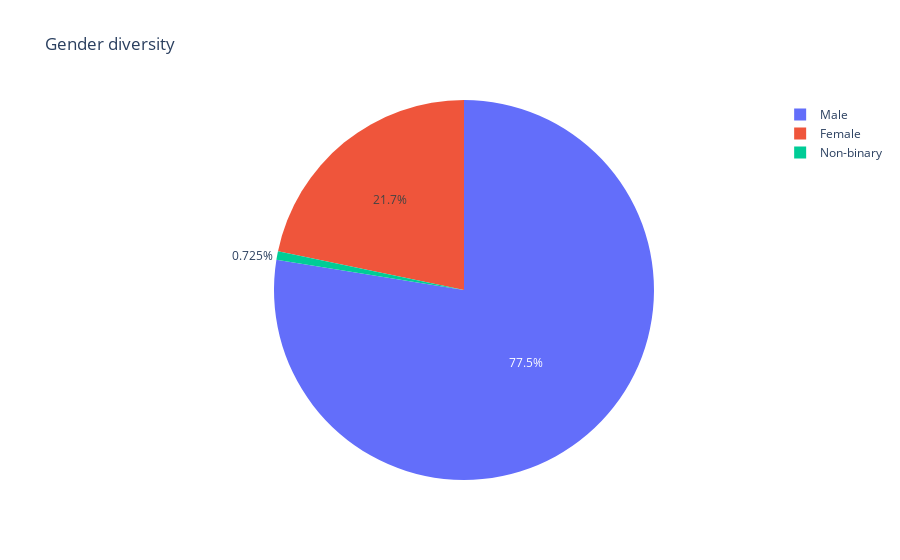

This figure's notebook cell:
### Code cell
df = px.data.tips()
fig = px.pie(gender_df, values='count', names='gender', title='Gender diversity')
fig.show()

### Figure 1 — Plotly figure (JSON) as saved in the notebook; plotly's stock layout.template omitted (floating-point values rounded to 4 significant figures)
{"data": [{"domain": {"x": [0, 1], "y": [0, 1]}, "hovertemplate": "gender=%{label}<br>count=%{value}<extra></extra>", "labels": ["Female", "Male", "Non-binary"], "legendgroup": "", "name": "", "showlegend": true, "values": [60, 214, 2], "type": "pie"}], "layout": {"legend": {"tracegroupgap": 0}, "title": {"text": "Gender diversity"}}}
